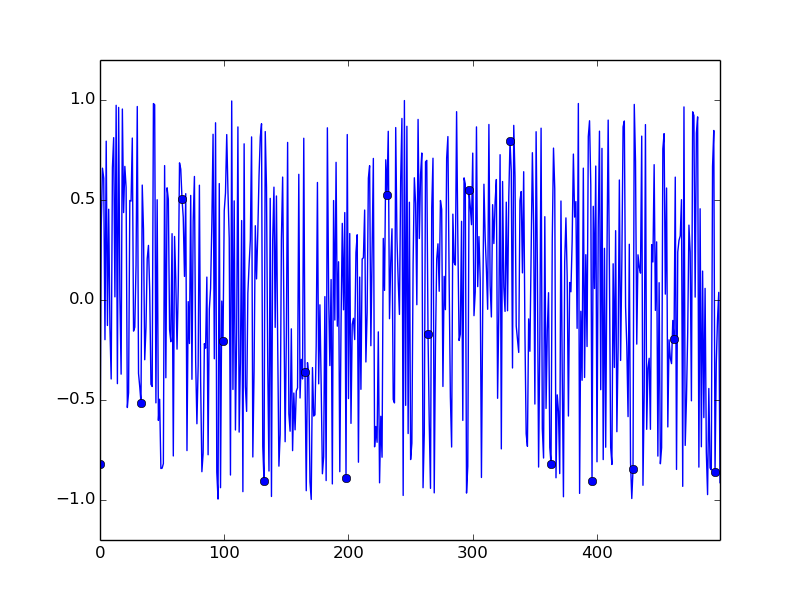

Reproduce this figure in Python.
import random
N = 500 # no. of samples
x = range(N)
y = [random.uniform(-1,1) for i in x]
from scitools.std import plot, show,savefig
plot(x, y, 't', axis = [0, N-1, -1.2, 1.2])
savefig('distribution_visualized.png')
show()

